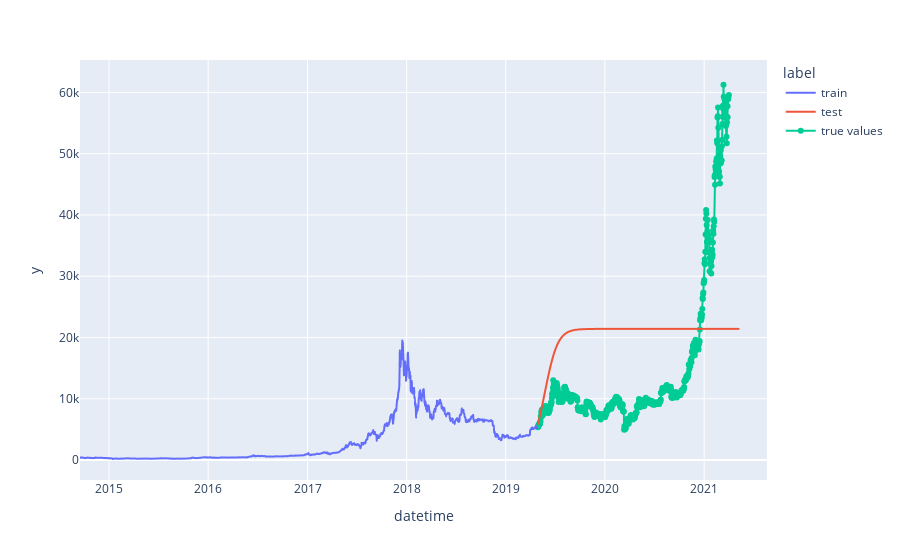

Write notebook code for a chart like this one.
### Code cell
date=df_forecast_lstm.index

# Create traces
fig = px.line(df_forecast_lstm,x=df_forecast_lstm.index, y=df_forecast_lstm.value.values, color='label')
fig.add_trace(go.Scatter(x=df_val.index, y=df_val.values,
                    mode='lines+markers', name= "true values"))

fig.show()

### Figure 1 — Plotly figure (JSON) as saved in the notebook; plotly's stock layout.template omitted (floating-point values rounded to 4 significant figures; data arrays with more than 128 entries replaced by an {"elided": "..."} marker saying what was removed)
{"data": [{"hovertemplate": "label=train<br>datetime=%{x}<br>y=%{y}<extra></extra>", "legendgroup": "train", "line": {"color": "#636efa", "dash": "solid"}, "mode": "lines", "name": "train", "showlegend": true, "type": "scattergl", "x": {"elided": "1686 str values"}, "xaxis": "x", "y": {"elided": "1686 float values"}, "yaxis": "y"}, {"hovertemplate": "label=test<br>datetime=%{x}<br>y=%{y}<extra></extra>", "legendgroup": "test", "line": {"color": "#EF553B", "dash": "solid"}, "mode": "lines", "name": "test", "showlegend": true, "type": "scattergl", "x": {"elided": "741 str values"}, "xaxis": "x", "y": {"elided": "741 float values"}, "yaxis": "y"}, {"mode": "lines+markers", "name": "true values", "type": "scatter", "x": {"elided": "700 str values"}, "y": {"elided": "700 float values"}}], "layout": {"autosize": true, "legend": {"title": {"text": "label"}, "tracegroupgap": 0}, "margin": {"t": 60}, "xaxis": {"anchor": "y", "autorange": true, "domain": [0, 1], "range": ["2014-09-16", "2021-08-19 01:33:30.8633"], "title": {"text": "datetime"}, "type": "date"}, "yaxis": {"anchor": "x", "autorange": true, "domain": [0, 1], "range": [-3261.0, 65510.0], "title": {"text": "y"}, "type": "linear"}}}
